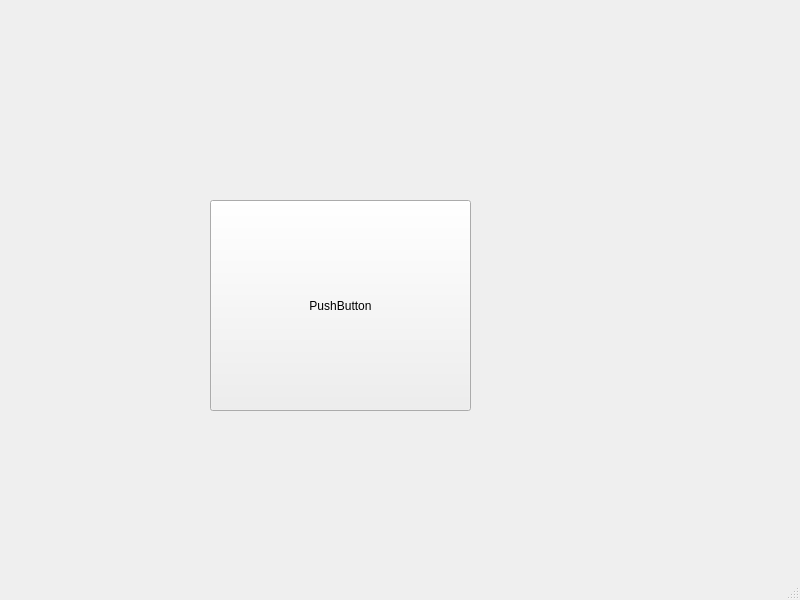
<?xml version="1.0" encoding="UTF-8"?>
<ui version="4.0">
 <class>test</class>
 <widget class="QMainWindow" name="test">
  <property name="geometry">
   <rect>
    <x>0</x>
    <y>0</y>
    <width>800</width>
    <height>600</height>
   </rect>
  </property>
  <property name="windowTitle">
   <string>MainWindow</string>
  </property>
  <widget class="QWidget" name="centralwidget">
   <widget class="QPushButton" name="pushButton">
    <property name="geometry">
     <rect>
      <x>210</x>
      <y>200</y>
      <width>261</width>
      <height>211</height>
     </rect>
    </property>
    <property name="text">
     <string>PushButton</string>
    </property>
   </widget>
  </widget>
  <widget class="QMenuBar" name="menubar">
   <property name="geometry">
    <rect>
     <x>0</x>
     <y>0</y>
     <width>800</width>
     <height>21</height>
    </rect>
   </property>
  </widget>
  <widget class="QStatusBar" name="statusbar"/>
 </widget>
 <resources/>
 <connections/>
</ui>
